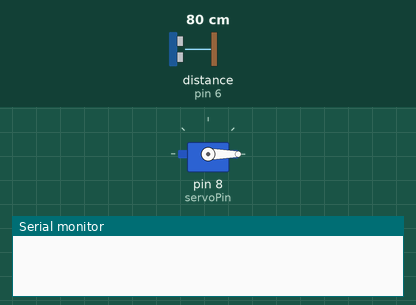
A sketch run on a simulated Arduino Uno, built with avr-gcc and run on an emulated ATmega328P. Shown: servo, the last lines printed to the serial monitor. Wiring (inferred from the names in the program): ultrasonic range finder: trigger pin 5; echo pin 6. Inputs (shaded band) come from the test bench; at power-on: distance to the obstacle (sensor on pin 6) 80 cm. The echo pulse lasts 58.3 µs per cm.

Above: at 0.01 s.
1.3 s: distance to the obstacle (sensor on pin 6) set to 2 cm
At 1.8 s:
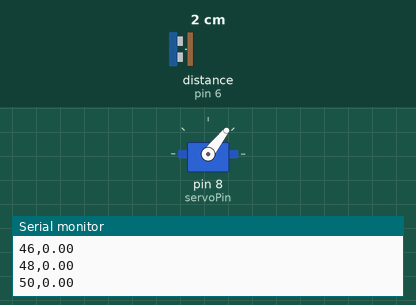
4.3 s: distance to the obstacle (sensor on pin 6) set to 60 cm
At 5.93 s:
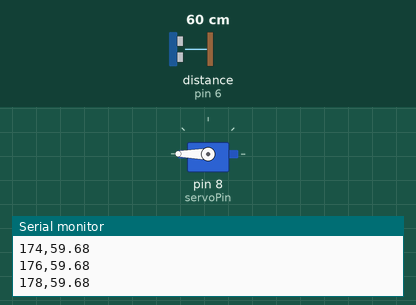
7.3 s: distance to the obstacle (sensor on pin 6) set to 120 cm
Timing chart, 0 to 19.3 s (numbered marks = the images above; inputs shaded):
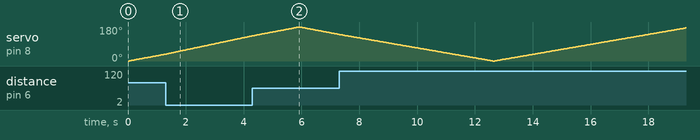

The sketch:

arduino-radar.ino
```cpp
#include <Servo.h>

// Define ultrasonic sensor and motor pins
#define trigPin 5
#define echoPin 6
#define servoPin 8

float duration; // Travel time in microseconds
float distance; // Distance in centimeters
int angle; // Position of the servo motor

Servo servoMotor; // Create servoMotor object

void setup() {
  pinMode(trigPin, OUTPUT); // Trig
  pinMode(echoPin, INPUT); // Echo
  servoMotor.attach(servoPin); // Servo motor
  Serial.begin(9600);
}

void loop() {

  // Rotate 0 to 180 degrees
  for (angle = 0; angle <= 180; angle++) { // Increase by 1 degree
    servoMotor.write(angle);
    delay(30);
    calculateDistance(angle);
    if (angle % 2 == 0) // Display data for angles in increments of 2
      displayData();
  }
  // Rotate 180 to 0 degrees
  for (angle = 180; angle >= 0; angle--) { // Decrease by 1 degree
    servoMotor.write(angle);
    delay(30);
    calculateDistance(angle);
    if (angle % 2 == 0) // Display data for angles in increments of 2
      displayData();
  }

}

// Calculate distance
float calculateDistance(int angle) {

  // Clear trigPin
  digitalWrite(trigPin, LOW);
  delayMicroseconds(2);

  // Turn on trigPin for 10 microseconds
  digitalWrite(trigPin, HIGH);
  delayMicroseconds(10);
  digitalWrite(trigPin, LOW);

  // Duration in microseconds
  duration = pulseIn(echoPin, HIGH);

  // Calculate distance
  distance = duration * (0.0343) / 2; // Duration in microseconds multiplied by speed of sound in cm/μs divided by 2

  // Distance is set to 0 when the sensor is unreadable
  if (distance >= 400 || distance <= 3) {
    distance = 0;
  }

}

// Display data
void displayData() {
  Serial.print(angle); // Display angle
  Serial.print(",");
  Serial.println(distance); // Display distance (cm)
}
```
